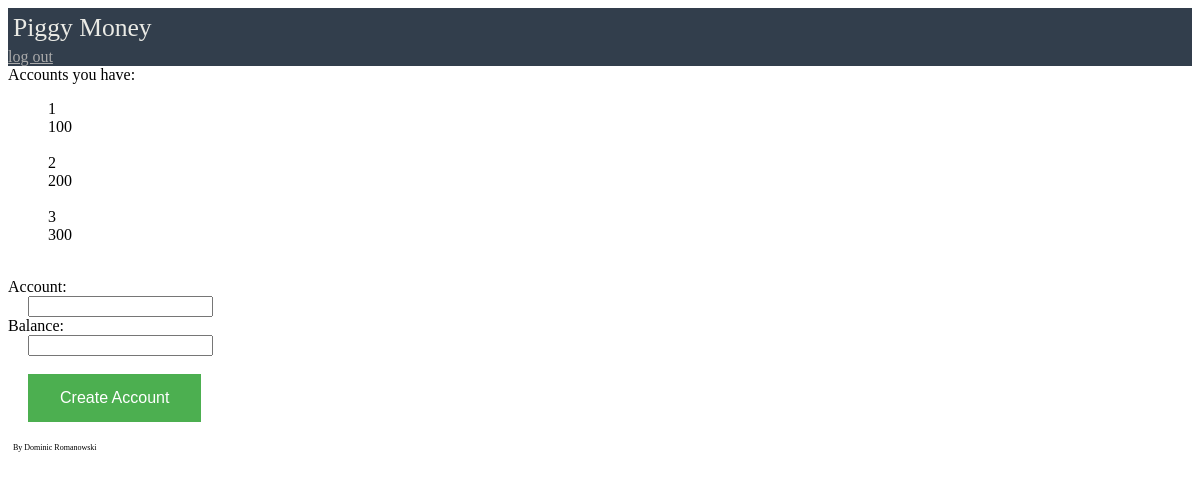
Before: /accounts (signed in) with the older database file.
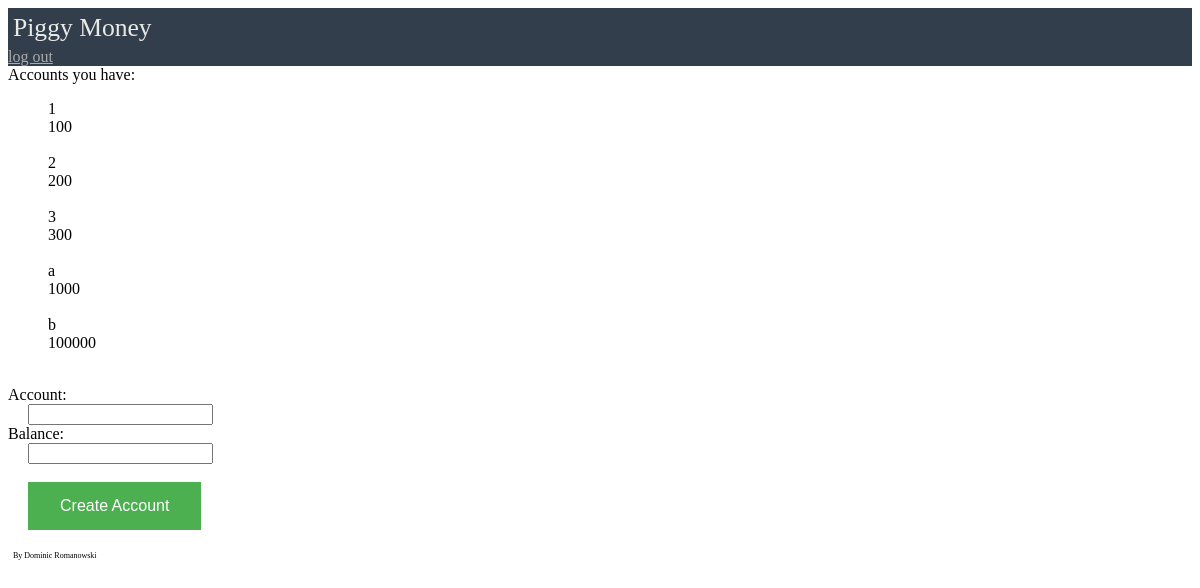
After: the same page with the newer database file.
### tables this page shows
CREATE TABLE accounts (
    id integer primary key autoincrement,
    account_num text unique not null,
    balance int not null,
    account_holder integer not null
    -- foreign key(account_holder) refrences users(id)
);

### piggy_money.py (the view)
@app.route('/accounts')
def accounts():
    if session.get('dev_login'):
        return redirect(url_for('users'))
    if session.get('logged_in'):
        db = get_db()
        cur = db.execute('select account_num, balance from accounts where account_holder=? order by account_num asc',
            (session['user_id'],))
        entries = cur.fetchall()
        return render_template('accounts.html',entries=entries)
    return redirect(url_for('home'))

### piggy_money.py (called while the page is built)
def connect_db():
    rv=sqlite3.connect(app.config['DATABASE'])
    rv.row_factory = sqlite3.Row
    return rv

def get_db():
    if not hasattr(g, 'sqlite_db'):
        g.sqlite_db = connect_db()
    return g.sqlite_db

@app.before_request
def checks():
    pass

### templates/accounts.html
{% extends "base.html" %}
{% block body %}
{% if session.logged_in %}
Accounts you have:
{% endif %}
<ul style="list-style-type:none">
{% for entry in entries %}
<li>
<div style="" onclick="load_account({{ entry.account_num }}, this);">
	{{ entry.account_num }} <br/>{{ entry.balance }}<br/><br/>
</div>
</li>
{% else %}
	You don't have an account yet :(
{% endfor %}
</ul>
<form action="{{ url_for('api_create_account') }}" method=post>
  <dl>
    <dt style="margin:0.2em 0 0 0; display: inline">Account:
    <dd style="margin-left: 20px"><input type=text name=account_num>
    <dt style="margin:0.2em 0 0 0; display: inline">Balance:
    <dd style="margin-left: 20px"><input type=text name=balance>
    <br/><br/>
    <dd style="margin-left: 20px"><input style="background-color: #4CAF50;border: none;color: white;padding: 15px 32px;text-align: center;text-decoration: none;display: inline-block;font-size: 16px;" type=submit value='Create Account'>
  </dl>
</form>
{% endblock %}

### templates/base.html (shortened to what this page needs)
<!doctype html>
<html lang="en">
<head>
{% include "links.html" %}
</head>
<body>
{% include "header.html" %}
<div class="container" id="site-container">
    {% block body %}{% endblock %}
</div>
{% include "footer.html" %}
</body>
</html>

### templates/links.html (shortened to what this page needs)
	<link rel=stylesheet type=text/css href="{{ url_for('static', filename='app.css') }}">

### templates/header.html
<div id="header" style="width:100%; background-color: #323e4c;">
    <div style="color: #eaeae5; padding:5px; font-size:1.6rem">Piggy Money</div>
    <div class=metanav>
    {% if not session.logged_in %}
    <a href="{{ url_for('login') }}" style="color: #AAA">log in</a>
    {% else %}
    <a href="{{ url_for('logout') }}" style="color: #AAA">log out</a>
    {% endif %}
    </div>
</div>

### templates/footer.html
<div id="footer">
    <div style="padding:5px;">
        <div style="font-size: 0.5rem">By Dominic Romanowski</div>
    </div>
</div>

Changed rows visible on the page:
added accounts: account_num "a", balance "1000"
added accounts: account_num "b", balance "100000"
